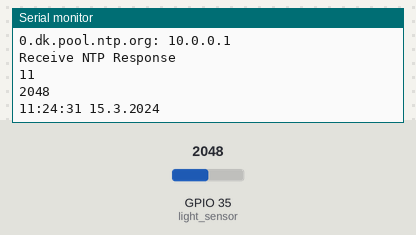
The sketch below on a simulated ESP32. Parts: the last lines printed to the serial monitor. The test bench sets the inputs (shaded band); at power-on: GPIO 35 (light_sensor) = 2048. WiFi joins after 1.5 s; servers stay silent unless stated.

Above: at 2.9 s.
3.0 s: GPIO 35 (light_sensor) set to 1460
At 8.1 s:
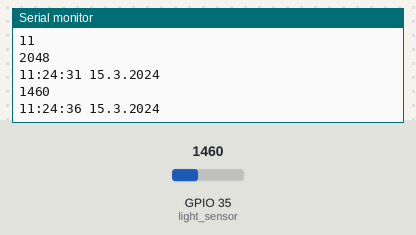
9.0 s: GPIO 35 (light_sensor) set to 1540
At 13.1 s:
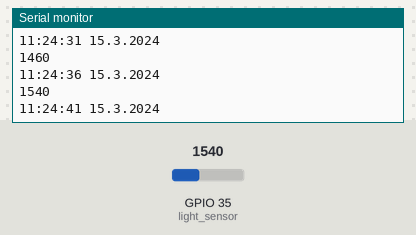
Timing chart, 0 to 14.6 s (numbered marks = the images above; inputs shaded):
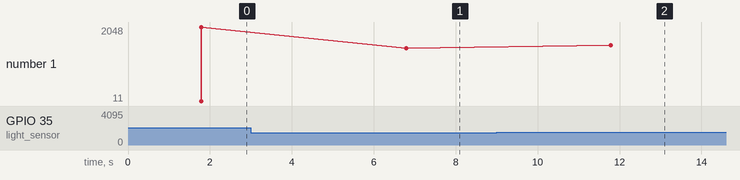

The sketch:

get_time_for_leds.ino
```cpp
const byte led_pin = 5;
const byte light_sensor = A7;
const char ssid[] = "SSID";  //  your network SSID (name)
const char pass[] = "PASSWORD";       // your network password

bool just_on;

#include <TimeLib.h>
#include <WiFi.h>
#include <WiFiUdp.h>

// NTP Servers:
static const char ntpServerName[] = "0.dk.pool.ntp.org";
const int timeZone = 1;     // Central European Time

WiFiUDP Udp;
unsigned int localPort = 8888;  // local port to listen for UDP packets

time_t getNtpTime();
void digitalClockDisplay();
void printDigits(int digits);
void sendNTPpacket(IPAddress &address);

void setup()
{
  Serial.begin(115200);
  while (!Serial) ; // Needed for Leonardo only
  delay(250);
  Serial.println("TimeNTP Example");
  Serial.print("Connecting to ");
  Serial.println(ssid);
  WiFi.begin(ssid, pass);

  while (WiFi.status() != WL_CONNECTED) {
    delay(500);
    Serial.print(".");
  }

  Serial.print("IP number assigned by DHCP is ");
  Serial.println(WiFi.localIP());
  Serial.println("Starting UDP");
  Udp.begin(localPort);
  Serial.print("Local port: ");

  Serial.println("waiting for sync");
  setSyncProvider(getNtpTime);
  setSyncInterval(300);
  Serial.println(hour());

  //Relay setup
  pinMode(led_pin, OUTPUT);
  pinMode(led_pin, LOW);
}

time_t prevDisplay = 0; // when the digital clock was displayed

void loop()
{
  //Get light  value
  int light_reading = analogRead(light_sensor);
  Serial.println(light_reading);

  //Get time
  if (timeStatus() != timeNotSet) {
    if (now() != prevDisplay) { //update the display only if time has changed
      //this could be useful for my oled
      prevDisplay = now();
      digitalClockDisplay();
    }
  }
  //Check time and light level
  if (minute() % 5 == 0 && not just_on) {
    if (hour() == 4 || hour() == 5 || hour() == 6 || hour() == 7 || hour() == 8 || hour() == 9 || hour() == 10 || hour() == 11 || hour() == 12 || hour() == 13 || hour() == 14 || hour() == 15 || hour() == 16 || hour() == 17 || hour() == 18 || hour() == 19 || hour() ==20) {
      if (light_reading < 100) {
        digitalWrite(led_pin, HIGH);
        Serial.println("LED strip is on!");
        just_on = true;

      }
      else {
        digitalWrite(led_pin, LOW);
        Serial.println("LED strip is off!");
      }
    }
    else {
      digitalWrite(led_pin, LOW);
      Serial.println("LED strip is off!");
    }

  }
  if (minute() % 5 == 0) {
  }
  else {
    just_on = false;

  }
  //Give up some time
  delay(5000);
}

void digitalClockDisplay()
{
  // digital clock display of the time
  Serial.print(hour());
  printDigits(minute());
  printDigits(second());
  Serial.print(" ");
  Serial.print(day());
  Serial.print(".");
  Serial.print(month());
  Serial.print(".");
  Serial.print(year());
  Serial.println();
}

void printDigits(int digits)
{
  // utility for digital clock display: prints preceding colon and leading 0
  Serial.print(":");
  if (digits < 10)
    Serial.print('0');
  Serial.print(digits);
}

/*-------- NTP code ----------*/

const int NTP_PACKET_SIZE = 48; // NTP time is in the first 48 bytes of message
byte packetBuffer[NTP_PACKET_SIZE]; //buffer to hold incoming & outgoing packets

time_t getNtpTime()
{
  IPAddress ntpServerIP; // NTP server's ip address
  while (Udp.parsePacket() > 0) ; // discard any previously received packets
  Serial.println("Transmit NTP Request");
  // get a random server from the pool
  WiFi.hostByName(ntpServerName, ntpServerIP);
  Serial.print(ntpServerName);
  Serial.print(": ");
  Serial.println(ntpServerIP);
  sendNTPpacket(ntpServerIP);
  uint32_t beginWait = millis();
  while (millis() - beginWait < 1500) {
    int size = Udp.parsePacket();
    if (size >= NTP_PACKET_SIZE) {
      Serial.println("Receive NTP Response");
      Udp.read(packetBuffer, NTP_PACKET_SIZE);  // read packet into the buffer
      unsigned long secsSince1900;
      // convert four bytes starting at location 40 to a long integer
      secsSince1900 =  (unsigned long)packetBuffer[40] << 24;
      secsSince1900 |= (unsigned long)packetBuffer[41] << 16;
      secsSince1900 |= (unsigned long)packetBuffer[42] << 8;
      secsSince1900 |= (unsigned long)packetBuffer[43];
      return secsSince1900 - 2208988800UL + timeZone * SECS_PER_HOUR;
    }
  }
  Serial.println("No NTP Response :-(");
  return 0; // return 0 if unable to get the time
}

// send an NTP request to the time server at the given address
void sendNTPpacket(IPAddress &address)
{
  // set all bytes in the buffer to 0
  memset(packetBuffer, 0, NTP_PACKET_SIZE);
  // Initialize values needed to form NTP request
  // (see URL above for details on the packets)
  packetBuffer[0] = 0b11100011;   // LI, Version, Mode
  packetBuffer[1] = 0;     // Stratum, or type of clock
  packetBuffer[2] = 6;     // Polling Interval
  packetBuffer[3] = 0xEC;  // Peer Clock Precision
  // 8 bytes of zero for Root Delay & Root Dispersion
  packetBuffer[12] = 49;
  packetBuffer[13] = 0x4E;
  packetBuffer[14] = 49;
  packetBuffer[15] = 52;
  // all NTP fields have been given values, now
  // you can send a packet requesting a timestamp:
  Udp.beginPacket(address, 123); //NTP requests are to port 123
  Udp.write(packetBuffer, NTP_PACKET_SIZE);
  Udp.endPacket();
}
```

Measured:
- after the input at 3.0 s, the serial monitor: prints a new line after 3.8 s (image 1)
- after the input at 9.0 s, the serial monitor: prints a new line after 2.8 s (image 2)
- plotted number 1: 2048 → 1460 after the input at 3.0 s, 1460 → 1540 after the input at 9.0 s
